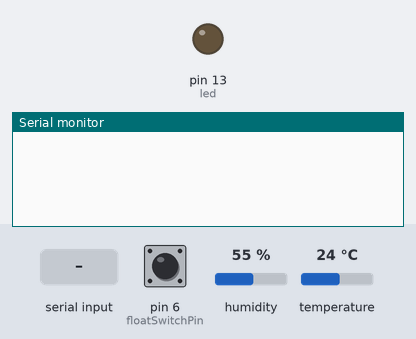
Recording of a sketch running on a simulated Arduino Uno, built with avr-gcc and run on an emulated ATmega328P. On the bench: output pins drawn as LEDs (lit = HIGH), the last lines printed to the serial monitor. Inputs (shaded band) come from the test bench; at power-on: pin 6 (floatSwitchPin) LOW, humidity 55 %, temperature 24 °C.

Above: at 1.2 s.
1.3 s: "90,45\n" received over Serial
At 3.4 s:
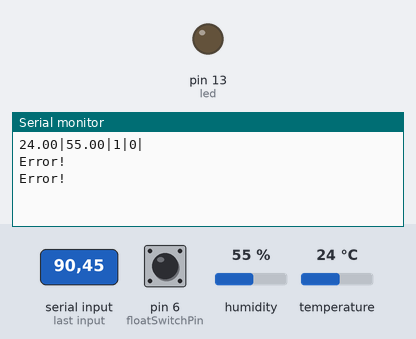
3.5 s: "1\n" received over Serial
At 5.2 s:
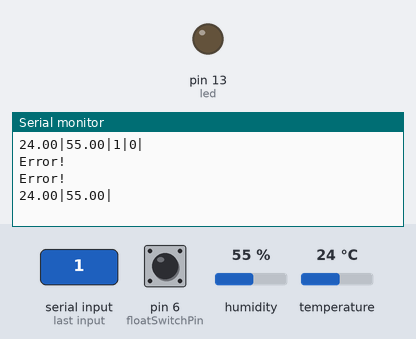
5.5 s: "2\n" received over Serial
At 6.1 s:
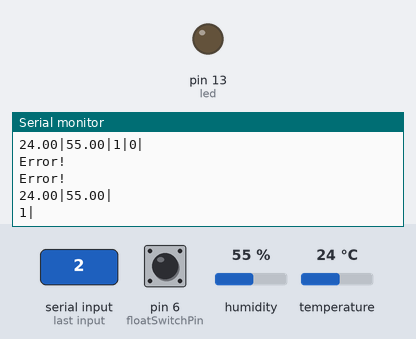

The sketch:

green_wall_irrigation.ino
```cpp
#include "DHT.h"

#define SEPARATOR "|"

#define ERROR_CODE_OK "0"
#define ERROR_CODE_DHT_SENSOR "1"

// define pin and sensor type for DHT
#define DHTPIN 7
#define DHTTYPE DHT22

DHT dht(DHTPIN, DHTTYPE);

// define pin for float switch
byte floatSwitchPin = 6;

byte led = 13; // used for testing, this will be water pump when it's connected

int receivedDataFromSerial = 0;
float receivedDataFromSerial2 = 0;

void setup() {
  Serial.begin(9600);
  dht.begin();

  pinMode(led, OUTPUT); // used for testing, this will be water pump when it's connected
}

void loop() {

  while (Serial.available() > 0) {
    receivedDataFromSerial = Serial.parseInt();

    switch (receivedDataFromSerial) {
      case 1:
        readTemperatureAndHumidity();
        break;
      case 2:
        readFloatSwitchValue();
        break;
      case 3:
         // read pump state
        readWaterPumpValue();
        break;
      case 4:
        // open pump
        while(receivedDataFromSerial == 4 && receivedDataFromSerial2 == 0) {
          while(Serial.available() > 0){
            receivedDataFromSerial2 = Serial.parseFloat();
          }
        }

        if(receivedDataFromSerial2 != 1) {
          digitalWrite(led, HIGH);
          delay(receivedDataFromSerial2);
          digitalWrite(led, LOW);

          receivedDataFromSerial = 0;
          receivedDataFromSerial2 = 0;
        }

        break;
      case 5:
        // close pump
        digitalWrite(led, LOW);
        break;
      default:
        // if nothing else matches, do the default
        // default is optional
        Serial.println("Error!");
    }

    Serial.println();
    delay(1000);
  }

  // send data
  delay(2000);
  readTemperatureAndHumidity();
  readFloatSwitchValue();
  readWaterPumpValue();

  Serial.println();
}

String readTemperatureAndHumidity() {
  // read humidity
  float humidity = dht.readHumidity();

  // read temperature as Celsius
  float temperature = dht.readTemperature();

  // Check if any reads failed and exit early (to try again).
  if (isnan(humidity) || isnan(temperature)) {
    return ERROR_CODE_DHT_SENSOR;
  }

  Serial.print(temperature);
  Serial.print(SEPARATOR);
  Serial.print(humidity);
  Serial.print(SEPARATOR);

  return ERROR_CODE_OK;
}

void readFloatSwitchValue() {
  if(digitalRead(floatSwitchPin) == HIGH) {
    Serial.print("0");
    Serial.print(SEPARATOR);
  } else {
    Serial.print("1");
    Serial.print(SEPARATOR);
  }
}

void readWaterPumpValue() {
  if(digitalRead(led) == HIGH) {
    Serial.print("1");
    Serial.print(SEPARATOR);
  } else {
    Serial.print("0");
    Serial.print(SEPARATOR);
  }
}
```

Measured:
- after the input at 1.3 s, the serial monitor: prints a new line after 0.72 s (image 1)
- after the input at 3.5 s, the serial monitor: prints a new line after 0.51 s (image 2)
- after the input at 5.5 s, the serial monitor: prints a new line at once (image 3)
